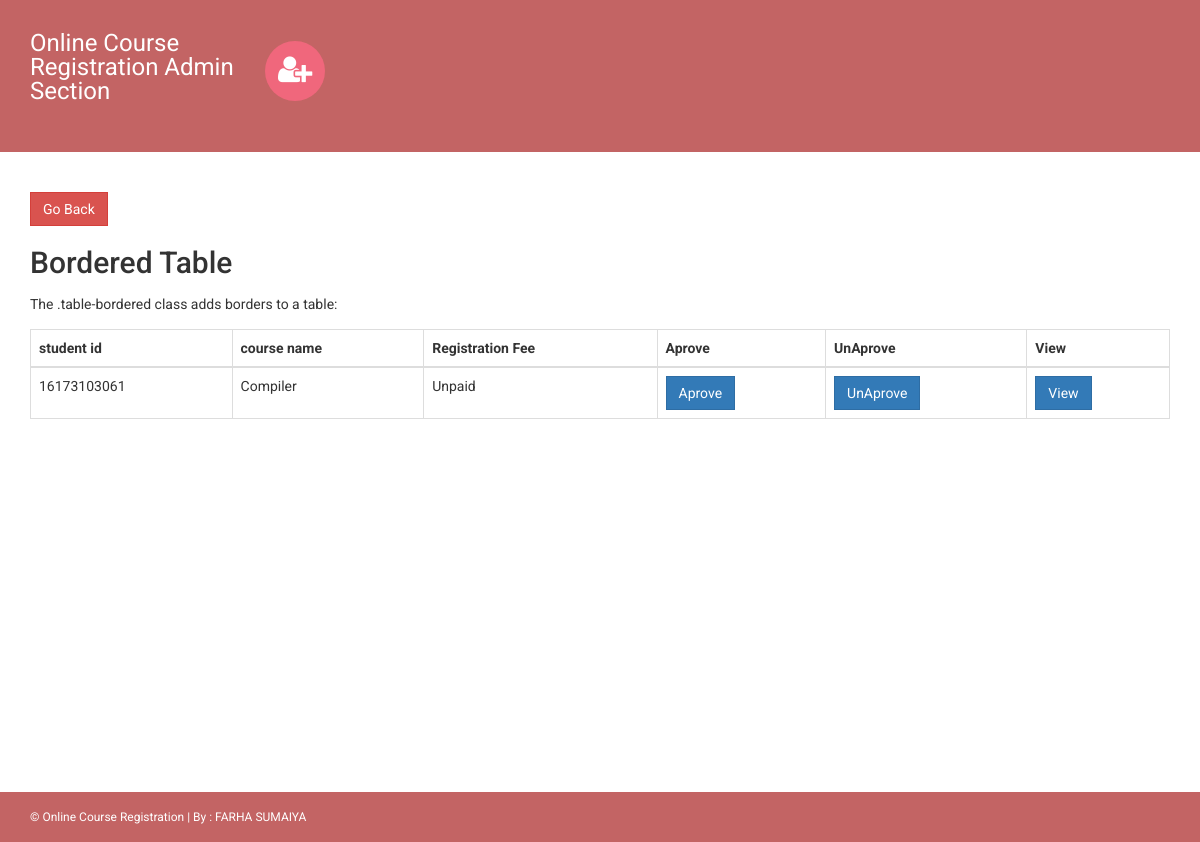
/admin/pending_course.php, run on the app's committed database.
### tables this page shows
CREATE TABLE `courseenrolls` (
  `id` int(11) NOT NULL,
  `studentRegno` varchar(255) DEFAULT NULL,
  `pincode` varchar(255) DEFAULT NULL,
  `session` int(11) DEFAULT NULL,
  `department` int(11) DEFAULT NULL,
  `level` int(11) DEFAULT NULL,
  `semester` int(11) DEFAULT NULL,
  `course` int(11) DEFAULT NULL,
  `enrollDate` timestamp NULL DEFAULT current_timestamp(),
  `status` int(11) NOT NULL DEFAULT 0
);

CREATE TABLE `course` (
  `id` int(11) NOT NULL,
  `courseCode` varchar(255) DEFAULT NULL,
  `courseName` varchar(255) DEFAULT NULL,
  `courseUnit` varchar(255) DEFAULT NULL,
  `noofSeats` int(11) DEFAULT NULL,
  `creationDate` timestamp NULL DEFAULT current_timestamp(),
  `updationDate` varchar(255) DEFAULT NULL
);

### admin/pending_course.php (the view, shortened to what this page needs)
<!DOCTYPE html>
<html xmlns="http://www.w3.org/1999/xhtml">
<head>
    <link href="assets/css/bootstrap.css" rel="stylesheet" />
    <link href="assets/css/font-awesome.css" rel="stylesheet" />
    <link href="assets/css/style.css" rel="stylesheet" />
</head>
<body>
<?php include('includes/header.php');?>
    <div class="content-wrapper">
       <div class="container">
       	<a href="change-password.php"><button class="btn btn-danger">Go Back</button></a>
  <h2>Bordered Table</h2>
  <p>The .table-bordered class adds borders to a table:</p>
  <table class="table table-bordered">
    <thead>
      <tr>
        <th>student id</th>
        <th>course name</th>
        <th>Registration Fee</th>
        <th>Aprove</th>
        <th>UnAprove</th>
        <th>View</th>
      </tr>
    </thead>
    <tbody>
	<?php
						$select  = "SELECT * FROM courseenrolls WHERE status=0";
						$rs = mysqli_query($con,$select);
						if($rs){
							while($rows = mysqli_fetch_assoc($rs)){
								$crs_name = $rows['course'];
								$studentRegno = $rows['studentRegno'];
								$semester = $rows['semester'];
								$crs_nm_qry = "SELECT  courseName from course where id = $crs_name";
								$crs_rslt_hmm = mysqli_query($con,$crs_nm_qry);
								$crs_rslt = mysqli_fetch_array($crs_rslt_hmm);
								$crs_nm_qry1 = "SELECT  reg_fee from student_payment where student_id = '$studentRegno' AND semester_id = $semester ";
								$crs_rslt_hmm1 = mysqli_query($con,$crs_nm_qry1);
								if ($crs_rslt_hmm1) {
								$crs_rslt1 = mysqli_fetch_array($crs_rslt_hmm1);
								$stts = $crs_rslt1['reg_fee'];
								if ($stts<2000) {
									$relt_stts = "Unpaid";
								}else{
									$relt_stts = "Paid";
								}
								}else{
									$relt_stts = "Unpaid";
								}
								?>
							 <tr>
								<td><?php echo $rows['studentRegno']; ?></td>
								<td><?php echo $crs_rslt['courseName']; ?></td>
								<td><?php echo $relt_stts; ?></td>
								<td><a href="?ce_id=<?php echo $rows['id']; ?>"><button class="btn btn-primary">Aprove</button></a></td>
								<td><a href="?rej_ce_id=<?php echo $rows['id']; ?>"><button class="btn btn-primary">UnAprove</button></a></td>
								<td><a target="_blank" href="student_details_for_admin.php?view_id=<?php echo $rows['studentRegno']; ?>"><button class="btn btn-primary">View</button></a></td>
							  </tr>
							<?php }
						}
	?>
    </tbody>
  </table>
</div>
        </div>
  <?php include('includes/footer.php');?>
</body>
</html>

### admin/assets/css/style.css (style rules this page uses)
body { font-family: 'Roboto', sans-serif; line-height: 30px; }
.content-wrapper { margin-top: 40px; min-height: 600px; padding-bottom: 60px; }
.btn { border-radius: 0px; -webkit-border-radius: 0px; -moz-border-radius: 0px; }

### data on the page
courseenrolls: studentRegno "16173103061", course.courseName "Compiler", relt_stts "Unpaid"
